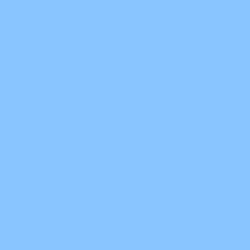
Frame 1 (no input)
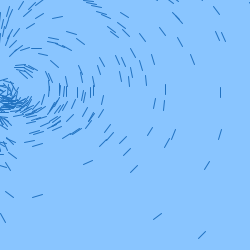
Frame 60 (the mouse pressed at the canvas centre just before this capture)
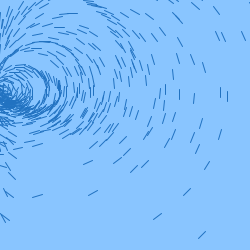
Frame 120 (the mouse held since frame 60 and released just before this capture)

The Processing sketch that drew these frames (run headless with seeded random() and noise(); from frame 60 on, the mouse is pressed at the canvas centre):

// Processing sketch: processing_18764
// ── processing_18764.pde

float angle = 0.0;

void setup() {
  size(250,250);
  background(#89C5FF);
  smooth();
  noStroke();
}
void draw(){
 
   fill(200,145);
  
  stroke(#2172C1);
  angle = angle + 0.02;
  translate(100,100);
  rotate(angle);
  
   fill(0,12);
 
  stroke(#2172C1);
  angle = angle + 0.02;
  translate(100,100);
  rotate(angle);
  line(10,100,20,100);
  
  stroke(#2172C1);
  angle = angle + 0.02;
  translate(100,100);
  rotate(angle);
  line(10,100,20,100);
  
  stroke(#2172C1);
  angle = angle + 0.02;
  translate(100,100);
  rotate(angle);
  line(10,100,20,100);
  
   stroke(#2172C1);
  angle = angle + 0.02;
  translate(100,100);
  rotate(angle);
  line(10,100,20,100);
  
   stroke(#2172C1);
  angle = angle + 0.02;
  translate(100,100);
  rotate(angle);
  line(10,100,20,100);
  
   stroke(#2172C1);
  angle = angle + 0.02;
  translate(100,100);
  rotate(angle);
  line(10,100,20,100);
  
   stroke(#2172C1);
  angle = angle + 0.02;
  translate(100,100);
  rotate(angle);
  line(10,100,20,100);
  
  stroke(#2172C1);
  angle = angle + 0.02;
  translate(100,100);
  rotate(angle);
  line(10,100,20,100);
  
  stroke(#2172C1);
  angle = angle + 0.02;
  translate(100,100);
  rotate(angle);
  line(10,100,20,100);
  
  stroke(#2172C1);
  angle = angle + 0.02;
  translate(100,100);
  rotate(angle);
  line(10,100,20,100);
  
  stroke(#2172C1);
  angle = angle + 0.02;
  translate(100,100);
  rotate(angle);
  line(10,100,20,100);
}
  
